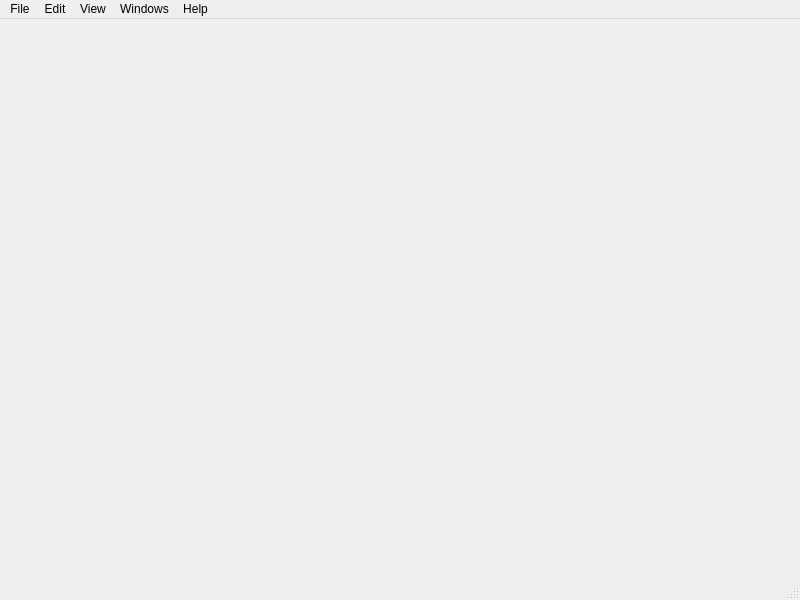
<?xml version="1.0" encoding="UTF-8"?>
<ui version="4.0">
 <class>MainWindow</class>
 <widget class="QMainWindow" name="MainWindow">
  <property name="geometry">
   <rect>
    <x>0</x>
    <y>0</y>
    <width>800</width>
    <height>600</height>
   </rect>
  </property>
  <property name="windowTitle">
   <string>MainWindow</string>
  </property>
  <widget class="QWidget" name="centralwidget"/>
  <widget class="QMenuBar" name="menubar">
   <property name="geometry">
    <rect>
     <x>0</x>
     <y>0</y>
     <width>800</width>
     <height>21</height>
    </rect>
   </property>
   <widget class="QMenu" name="menuFile">
    <property name="title">
     <string>File</string>
    </property>
   </widget>
   <widget class="QMenu" name="menuEdit">
    <property name="title">
     <string>Edit</string>
    </property>
   </widget>
   <widget class="QMenu" name="menuView">
    <property name="title">
     <string>View</string>
    </property>
   </widget>
   <widget class="QMenu" name="menuWindows">
    <property name="title">
     <string>Windows</string>
    </property>
    <addaction name="actionAdd_Executor"/>
   </widget>
   <widget class="QMenu" name="menuhelp">
    <property name="title">
     <string>Help</string>
    </property>
    <addaction name="actionabout"/>
   </widget>
   <addaction name="menuFile"/>
   <addaction name="menuEdit"/>
   <addaction name="menuView"/>
   <addaction name="menuWindows"/>
   <addaction name="menuhelp"/>
  </widget>
  <widget class="QStatusBar" name="statusbar"/>
  <action name="actionabout">
   <property name="text">
    <string>About</string>
   </property>
  </action>
  <action name="actionAdd_Executor">
   <property name="text">
    <string>Add Executor</string>
   </property>
  </action>
 </widget>
 <resources/>
 <connections/>
</ui>
